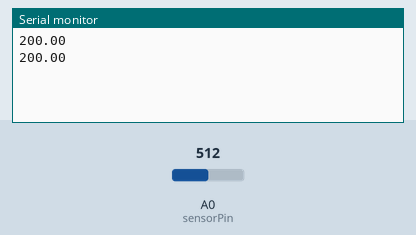
This sketch was run on a simulated Arduino Uno, built with avr-gcc and run on an emulated ATmega328P. Shown: the last lines printed to the serial monitor. The inputs (shaded band) are chosen by the test bench; at power-on: A0 (sensorPin) = 512.

Above: at 2.8 s.
2.9 s: A0 (sensorPin) set to 716
At 3.5 s:
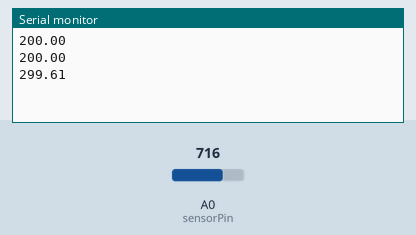
4.4 s: A0 (sensorPin) set to 900
At 5.8 s:
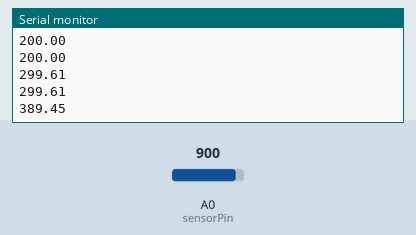
Timing chart, 0 to 7.4 s (numbered marks = the images above; inputs shaded):
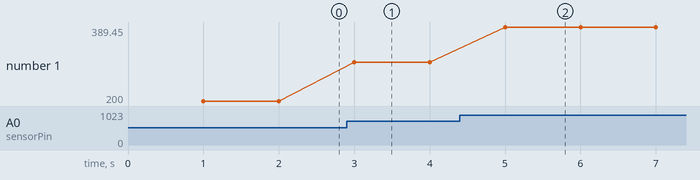

Measured:
- after the input at 2.9 s, the serial monitor: prints a new line after 0.10 s (image 1)
- after the input at 4.4 s, the serial monitor: prints a new line after 0.60 s (image 2)
- plotted number 1: 200 → 299.61 after the input at 2.9 s, 299.61 → 389.45 after the input at 4.4 s

The sketch:

ELE150.ino
```cpp
const unsigned long eventInterval=1000;
unsigned long previousTime= 0;
const int sensorPin=A0;

void setup() {
  Serial.begin(9600);
}

void loop() {

  unsigned long currentTime = millis();

  if( currentTime - previousTime >= eventInterval){
      getTemp();
    previousTime=currentTime;
  }

}
float getTemp(){
  int sensorval = analogRead(sensorPin);
  float voltage = (sensorval/1024.0)*5.0;
  float temprature = (voltage - 0.5)*100;

  //consolWrite("Sensor :",sensorval);
  //consolWrite("Voltage :",voltage);
  consolWrite("Temprature :",temprature);
 // Serial.println("*******************");
  //delay(1000);
return temprature;
}

void consolWrite(String navn,float value){
 // Serial.print(navn);
  Serial.println(value);
}
```
